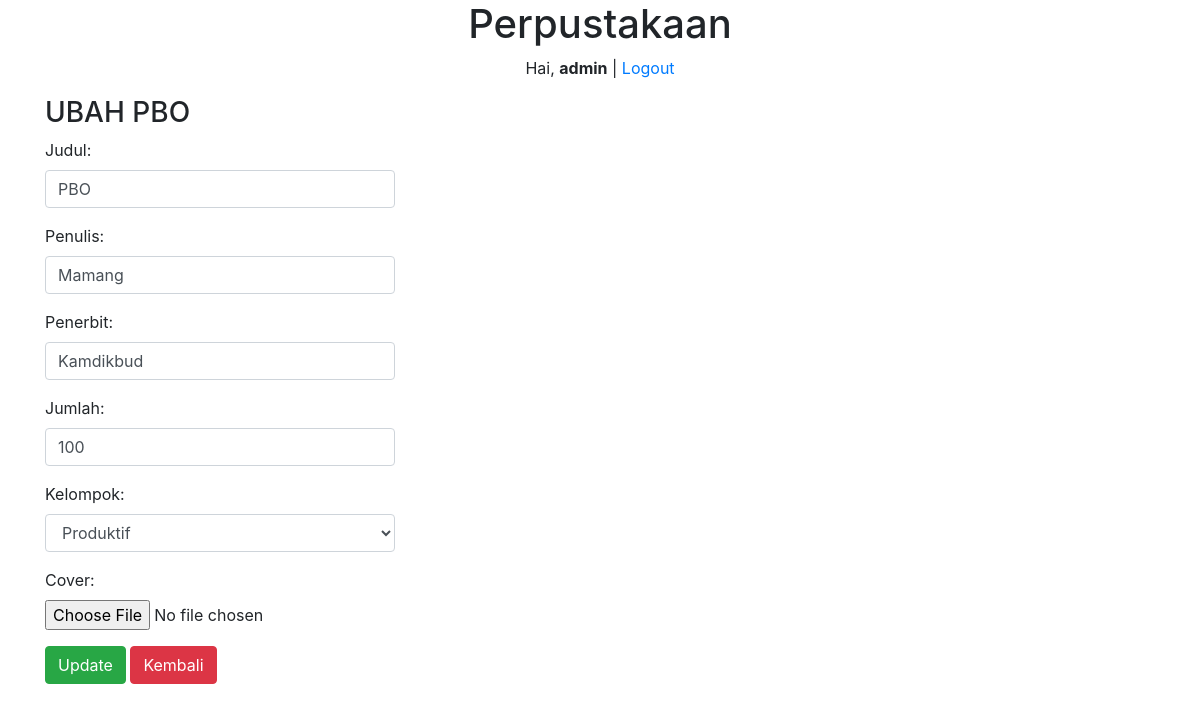
Page /buku/ubah/1 (signed in) on the committed database.
### perpustakaan/models.py (models this page shows, shortened)
class Buku(models.Model):
    judul = models.CharField(max_length=50)
    penulis = models.CharField(max_length=40)
    penerbit = models.CharField(max_length=40)
    jumlah = models.IntegerField(null=True)
    kelompok = models.ForeignKey(Kelompok, on_delete=models.CASCADE, null=True)
    cover = models.ImageField(upload_to='cover/',null=True)
    tanggal = models.DateTimeField(auto_now_add=True, null=True)

### perpustakaan/views.py (the view)
# urls.py: path('buku/ubah/<int:id_buku>',ubahBuku,name='ubah-buku'), # Parameter URL using <int:ARG> for integer
@login_required(login_url=settings.LOGIN_URL)
def ubahBuku(request,id_buku):
    buku = Buku.objects.get(id=id_buku)
    if request.POST:
        form = FormBuku(request.POST,request.FILES, instance=buku)
        if form.is_valid():
            form.save()
            messages.success(request,'Data Berhasil Diperbarui')
            return redirect('ubah-buku',id_buku=id_buku)
    else:
        form = FormBuku(instance=buku)
        konteks = {
            'form': form,
            'buku': buku,
        }
    return render(request,'ubah-buku.html',konteks)

### perpustakaan/forms.py
class FormBuku(ModelForm):
    class Meta:
        model = Buku
        fields = '__all__'
        widgets = {
            'judul' : forms.TextInput({'class':'form-control'}),
            'penulis': forms.TextInput({'class':'form-control'}),
            'penerbit': forms.TextInput({'class':'form-control'}),
            'jumlah': forms.NumberInput({'class':'form-control'}),
            'kelompok': forms.Select({'class':'form-control'})
        }

### perpustakaan/models.py (called while the page is built)
    def __str__(self):
        return self.nama

### perpustakaan/templates/ubah-buku.html (shortened to what this page needs)
{%extends 'base.html' %}
{% block content %}
    <div class="container">
        <div class="row">
            <div class="col-md-4">
                <h3>UBAH {{ buku.judul }}</h3>
                <form action="{% url 'ubah-buku' buku.id %}" method="POST" enctype="multipart/form-data">
                    {{ form.as_p }}
                    <button class="btn btn-success">Update</button>
                    <a href="/buku" class="btn btn-danger">Kembali</a>
                </form>
            </div>
        </div>
    </div>
{% endblock %}

### templates/judul.html
<center>
    <h1>Perpustakaan</h1>
    {%if user.is_authenticated %}
    <p>Hai, <strong>{{user}}</strong> | <a href="/keluar">Logout</a> </p>
    {%endif%}
</center>

### rows in the picture
Buku: judul "PBO", penulis "Mamang", penerbit "Kamdikbud", jumlah "100", kelompok "Produktif"

### other values in the picture
{{ user }} "admin"
